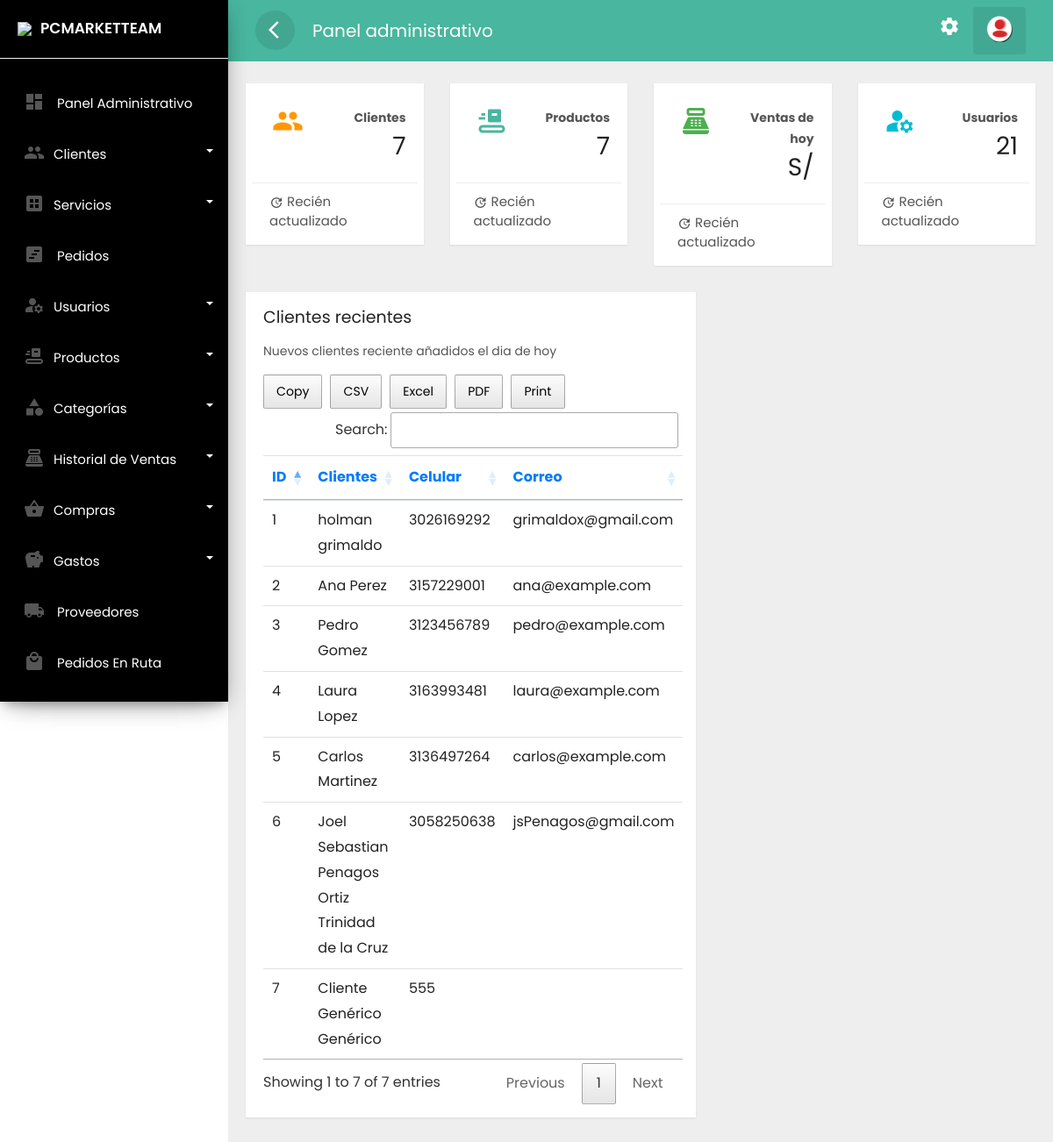
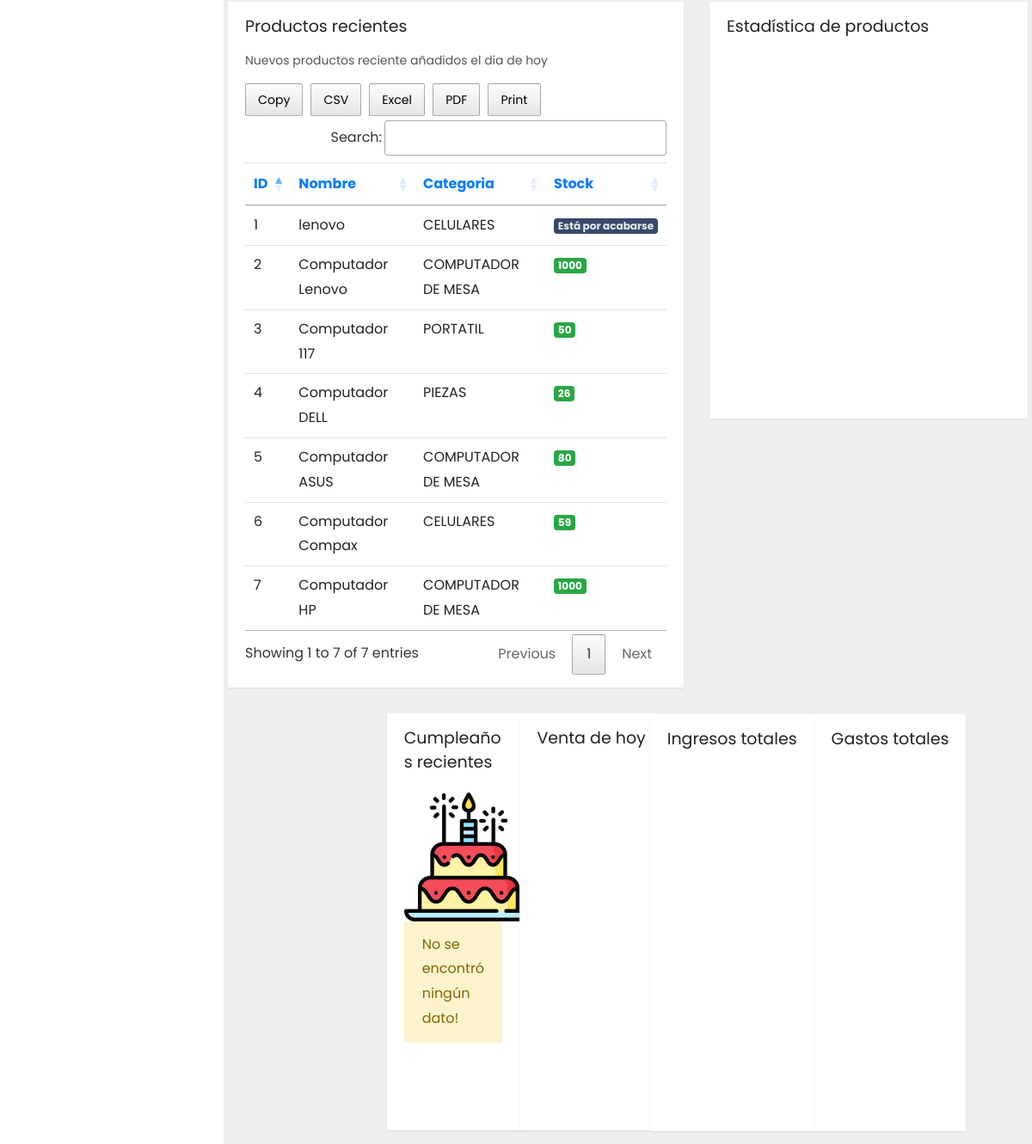
The page /frontend/administrador/escritorio.php (signed in) on the database its author committed (2 pictures, top to bottom).
### tables this page shows
CREATE TABLE `clientes` (
  `idclie` int(11) NOT NULL,
  `numid` char(8) NOT NULL,
  `nomcli` text NOT NULL,
  `apecli` text NOT NULL,
  `naci` date NOT NULL,
  `correo` varchar(30) NOT NULL,
  `celu` char(10) NOT NULL,
  `estad` varchar(15) NOT NULL,
  `fere` timestamp NOT NULL DEFAULT current_timestamp(),
  `dircli` varchar(255) DEFAULT NULL,
  `ciucli` varchar(255) DEFAULT NULL
);

CREATE TABLE `producto` (
  `idprod` int(11) NOT NULL,
  `codba` char(14) NOT NULL,
  `nomprd` text NOT NULL,
  `idcate` int(11) NOT NULL,
  `precio` decimal(10,2) NOT NULL,
  `stock` int(11) NOT NULL,
  `foto` text NOT NULL,
  `venci` date NOT NULL,
  `esta` varchar(15) NOT NULL,
  `fere` timestamp NOT NULL DEFAULT current_timestamp(),
  `serial` varchar(50) DEFAULT NULL,
  `marca` varchar(50) DEFAULT NULL,
  `ram` varchar(8) DEFAULT NULL,
  `disco` varchar(8) DEFAULT NULL,
  `prcpro` varchar(8) DEFAULT NULL,
  `pntpro` varchar(8) DEFAULT NULL,
  `tarpro` varchar(30) DEFAULT NULL,
  `grado` varchar(30) DEFAULT NULL
);

CREATE TABLE `categoria` (
  `idcate` int(11) NOT NULL,
  `nomca` text NOT NULL,
  `estado` varchar(15) NOT NULL,
  `fere` timestamp NOT NULL DEFAULT current_timestamp()
);

### frontend/administrador/escritorio.php (the view, shortened to what the rows shown need)
<?php if(isset($_SESSION['id'])) { ?>
<!doctype html>
<html lang="es">
  <head>
        <link rel="stylesheet" href="../../backend/css/bootstrap.min.css">
        <link rel="stylesheet" href="../../backend/css/custom.css">
        <link rel="stylesheet" href="../../backend/css/loader.css">
    <link rel="stylesheet" type="text/css" href="../../backend/css/datatable.css">
    <link rel="stylesheet" type="text/css" href="../../backend/css/buttonsdataTables.css">
    <link rel="stylesheet" type="text/css" href="../../backend/css/font.css">
  </head>
  <body>
<div class="wrapper">
        <div id="content">
               <div class="main-content">
                                    <?php
                                    require '../../backend/bd/ctconex.php';
         ?>
                         <div class="row ">
                        <div class="col-lg-7 col-md-12">
                            <div class="card" style="min-height: 485px">
                                <div class="card-content table-responsive">
                                    <?php
 $sentencia = $connect->prepare("SELECT * FROM clientes order BY idclie DESC;");
 $sentencia->execute();
$data =  array();
if($sentencia){
  while($r = $sentencia->fetchObject()){
    $data[] = $r;
  }
}
   ?>
   <?php if(count($data)>0):?>
                                    <table class="table table-hover" id="example">
                                        <thead class="text-primary">
                                            <tr><th>ID</th>
                                            <th>Clientes</th>
                                            <th>Celular</th>
                                            <th>Correo</th>
                                        </tr></thead>
                                        <tbody>
                                             <?php foreach($data as $g):?>
                                            <tr>
                                                <td><?php echo  $g->idclie; ?></td>
                                                <td><?php echo  $g->nomcli; ?> <?php echo  $g->apecli; ?></td>
                                                <td><?php echo  $g->celu; ?></td>
                                                <td><?php echo  $g->correo; ?></td>
                                            </tr>
                                             <?php endforeach; ?>
                                        </tbody>
                                    </table>
    <?php endif; ?>
                                </div>
                            </div>
                        </div>
                    <div class="row">
                     <div class="col-lg-7 col-md-12">
                            <div class="card" style="min-height: 485px">
                                <div class="card-content table-responsive">
                                    <?php
 $sentencia = $connect->prepare("SELECT producto.idprod, producto.codba, producto.nomprd, categoria.idcate, categoria.nomca, producto.precio, producto.stock, producto.foto, producto.venci, producto.esta, producto.fere FROM producto INNER JOIN categoria ON producto.idcate = categoria.idcate order BY codba DESC;");
 $sentencia->execute();
$data =  array();
if($sentencia){
  while($r = $sentencia->fetchObject()){
    $data[] = $r;
  }
}
   ?>
   <?php if(count($data)>0):?>
                                    <table class="table table-hover" id="example1">
                                        <thead class="text-primary">
                                            <tr><th>ID</th>
                                            <th>Nombre</th>
                                            <th>Categoria</th>
                                            <th>Stock</th>
                                        </tr></thead>
                                        <tbody>
                                            <?php foreach($data as $a):?>
                                            <tr>
                                                <td><?php echo  $a->idprod; ?></td>
                                                <td><?php echo  $a->nomprd; ?></td>
                                                <td><?php echo  $a->nomca; ?></td>
                                                <?php
if ($a->stock <= 0) {
    echo '<td><span class="badge badge-danger">stock vacio</span></td>';
}elseif ($a->stock <= 5) {
    echo '<td><span class="badge badge-warning">Está por acabarse</span></td>';
}else {
    echo '<td><span class="badge badge-success">' . $a->stock . '</span></td>';
}
                                                 ?>
                                            </tr>
                                             <?php endforeach; ?>
                                        </tbody>
                                    </table>
    <?php endif; ?>
                                </div>
                            </div>
                        </div>
                    </div>
        </div>
    </div>
  </body>
  </html>
<?php }else{
    header('Location: ../error404.php');
 } ?>

### rows shown on the page
clientes: idclie "7", nomcli "Cliente Genérico", apecli "Genérico", celu "555"
clientes: idclie "6", nomcli "Joel Sebastian", apecli "Penagos Ortiz Trinidad de la Cruz", celu "3058250638", correo "jsPenagos@gmail.com"
clientes: idclie "5", nomcli "Carlos", apecli "Martinez", celu "3136497264", correo "carlos@example.com"
clientes: idclie "4", nomcli "Laura", apecli "Lopez", celu "3163993481", correo "laura@example.com"
clientes: idclie "3", nomcli "Pedro", apecli "Gomez", celu "3123456789", correo "pedro@example.com"
clientes: idclie "2", nomcli "Ana", apecli "Perez", celu "3157229001", correo "ana@example.com"
clientes: idclie "1", nomcli "holman", apecli "grimaldo", celu "3026169292", correo "grimaldox@gmail.com"
producto: idprod "1", nomprd "lenovo", idcate.nomca "CELULARES", stock "Está por acabarse"
producto: idprod "7", nomprd "Computador HP", idcate.nomca "COMPUTADOR DE MESA", stock "1000"
producto: idprod "6", nomprd "Computador Compax", idcate.nomca "CELULARES", stock "59"
producto: idprod "5", nomprd "Computador ASUS", idcate.nomca "COMPUTADOR DE MESA", stock "80"
producto: idprod "4", nomprd "Computador DELL", idcate.nomca "PIEZAS", stock "26"
producto: idprod "3", nomprd "Computador 117", idcate.nomca "PORTATIL", stock "50"
producto: idprod "2", nomprd "Computador Lenovo", idcate.nomca "COMPUTADOR DE MESA", stock "1000"

### other values the page prints
$item['label'] "Panel Administrativo"
$item['label'] "Clientes"
$item['label'] "Servicios"
$item['label'] "Pedidos"
$item['label'] "Usuarios"
$item['label'] "Productos"
$item['label'] "Categorías"
$item['label'] "Historial de Ventas"
$item['label'] "Compras"
$item['label'] "Gastos"
$item['label'] "Proveedores"
$item['label'] "Pedidos En Ruta"
$total "7"
$total "21"
